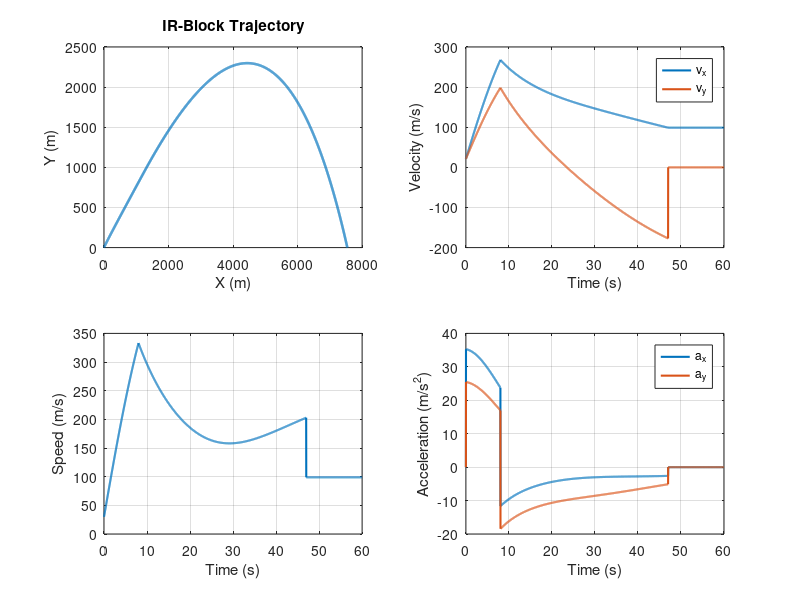

Source code (MATLAB):
%% Generated by RAG ModelSpec pipeline
% task_goal: 构建一个导弹飞行轨迹模型
% model_id: missile_flight_2d
% generator_strategy: ir_composable_renderer
% template_family: trajectory_ode
% governing_form: ode
% solver: discrete_euler
% codegen_strategy: legacy_spec_adapter
% equation_fragments: constant_thrust_vector, quadratic_drag_planar, gravity_planar
% render_blocks: meta:comments, workspace:clear, setup:trajectory_ode:fragment_flags, declare:trajectory_ode:parameters, setup:trajectory_ode:time_grid, setup:trajectory_ode:state_arrays, setup:trajectory_ode:initial_conditions, solver:trajectory_ode:loop_begin, fragment:trajectory_ode:constant_thrust_vector, fragment:trajectory_ode:quadratic_drag_planar, fragment:trajectory_ode:gravity_planar, update:trajectory_ode:state, solver:trajectory_ode:loop_end, output:trajectory_ode:plots
% assumptions:
%   - 平面二维运动
%   - 忽略姿态高阶耦合
% evidence:
%   - model=missile_flight_2d, score=15.992, id=121
%   - model=missile_flight_2d, score=8.93, id=123
%   - model=missile_flight_2d, score=8.7753, id=126
%   - model=missile_flight_2d, score=8.6142, id=127
%   - model=missile_flight_2d, score=7.0721, id=128
%% IR-block-composed MATLAB model: 2D Missile Flight Dynamics
% family: trajectory_ode
% governing_form: ode
% solver: discrete_euler
% codegen_strategy: legacy_spec_adapter
% render_block: meta:comments
% render_block: workspace:clear
% render_block: setup:trajectory_ode:fragment_flags
% render_block: declare:trajectory_ode:parameters
% render_block: setup:trajectory_ode:time_grid
% render_block: setup:trajectory_ode:state_arrays
% render_block: setup:trajectory_ode:initial_conditions
% render_block: solver:trajectory_ode:loop_begin
% render_block: fragment:trajectory_ode:constant_thrust_vector
% render_block: fragment:trajectory_ode:quadratic_drag_planar
% render_block: fragment:trajectory_ode:gravity_planar
% render_block: update:trajectory_ode:state
% render_block: solver:trajectory_ode:loop_end
% render_block: output:trajectory_ode:plots
% fragment: constant_thrust_vector | constant thrust projected to body axis | F_thrust = T * [cos(theta), sin(theta)]
% fragment: quadratic_drag_planar | planar quadratic drag | F_drag = 0.5 * rho * Cd * A * ||v||^2 * v/||v||
% fragment: gravity_planar | planar gravity | a_g = [0, -g]
% equation: dx/dt = vx
% equation: dy/dt = vy
% equation: m dv/dt = thrust_vector - drag_vector - gravity_vector

clear; clc; close all;

use_thrust = true;
use_drag = true;
use_gravity = true;

mass0 = 120.0;
thrust = 6000.0;
Cd = 0.32;
A = 0.08;
rho = 1.225;
g = 9.81;
launch_angle_deg = 45.0;
init_speed = 30.0;
burn_time = 8.0;
dt = 0.02;
T = 60.0;

t = 0:dt:T;
N = numel(t);

x = zeros(N,1);
y = zeros(N,1);
vx = zeros(N,1);
vy = zeros(N,1);
ax = zeros(N,1);
ay = zeros(N,1);

theta = deg2rad(launch_angle_deg);
vx(1) = init_speed * cos(theta);
vy(1) = init_speed * sin(theta);

for k = 2:N
    speed = hypot(vx(k-1), vy(k-1));

    if use_thrust
        current_thrust = thrust * (t(k-1) <= burn_time);
        thrust_x = current_thrust * cos(theta);
        thrust_y = current_thrust * sin(theta);
    else
        thrust_x = 0;
        thrust_y = 0;
    end

    if use_drag && speed > 1e-8
        drag = 0.5 * rho * Cd * A * speed^2;
        drag_x = drag * vx(k-1) / speed;
        drag_y = drag * vy(k-1) / speed;
    else
        drag_x = 0;
        drag_y = 0;
    end

    gravity_y = g * use_gravity;

    ax(k) = (thrust_x - drag_x) / max(mass0, 1e-9);
    ay(k) = (thrust_y - drag_y) / max(mass0, 1e-9) - gravity_y;
    vx(k) = vx(k-1) + ax(k) * dt;
    vy(k) = vy(k-1) + ay(k) * dt;
    x(k) = x(k-1) + vx(k) * dt;
    y(k) = max(0, y(k-1) + vy(k) * dt);
    if k > 5 && y(k) <= 0 && vy(k) < 0
        x(k+1:end) = x(k);
        y(k+1:end) = 0;
        vx(k+1:end) = vx(k);
        vy(k+1:end) = 0;
        break;
    end

end

figure('Name', 'Trajectory Dynamics 2D');
subplot(2,2,1); plot(x, y, 'LineWidth', 1.8); grid on; xlabel('X (m)'); ylabel('Y (m)'); title('IR-Block Trajectory');
subplot(2,2,2); plot(t, vx, 'LineWidth', 1.5); hold on; plot(t, vy, 'LineWidth', 1.5); grid on; legend('v_x', 'v_y'); xlabel('Time (s)'); ylabel('Velocity (m/s)');
subplot(2,2,3); plot(t, hypot(vx, vy), 'LineWidth', 1.5); grid on; xlabel('Time (s)'); ylabel('Speed (m/s)');
subplot(2,2,4); plot(t, ax, 'LineWidth', 1.5); hold on; plot(t, ay, 'LineWidth', 1.5); grid on; legend('a_x', 'a_y'); xlabel('Time (s)'); ylabel('Acceleration (m/s^2)');
